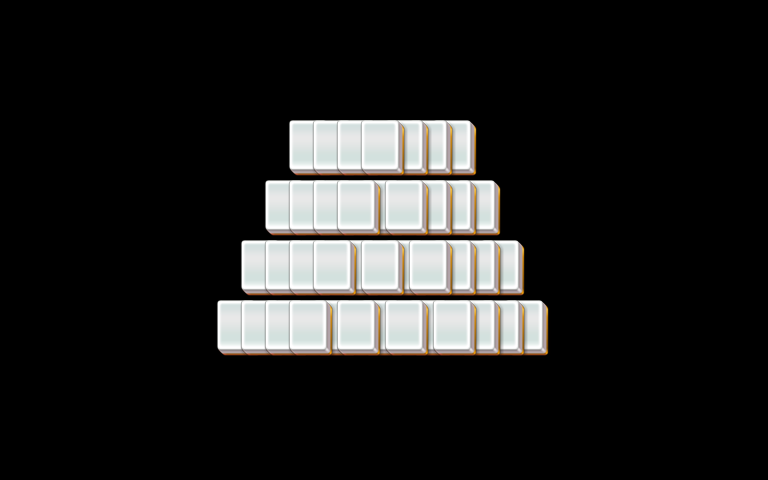

This game map was drawn from its Tiled (.tmx) file and the tilesets committed beside it. A one-line description and the trimmed map source follow:
An orthogonal 32x16 tile map with 24x30 px tiles, 5 tile layers (layer1, layer2, layer3, layer4, ...).

<map version="1.0" orientation="orthogonal" width="32" height="16" tilewidth="24" tileheight="30">
 <properties>
  <property name="species" value="10" />
 </properties>
 <tileset firstgid="1" name="mahjong" tilewidth="48" tileheight="60">
  <image source="mahjong.png" />
 </tileset>
 <layer name="layer1" width="32" height="16">
  <data>[512 cells, 0 non-empty, 0 distinct tile ids]</data>
 </layer>
 <layer name="layer2" width="32" height="16">
  <data>[512 cells, 22 non-empty, 1 distinct tile ids]</data>
 </layer>
 <layer name="layer3" width="32" height="16">
  <data>[512 cells, 18 non-empty, 1 distinct tile ids]</data>
 </layer>
 <layer name="layer4" width="32" height="16">
  <data>[512 cells, 14 non-empty, 1 distinct tile ids]</data>
 </layer>
 <layer name="layer5" width="32" height="16">
  <data>[512 cells, 10 non-empty, 1 distinct tile ids]</data>
 </layer>
</map>
